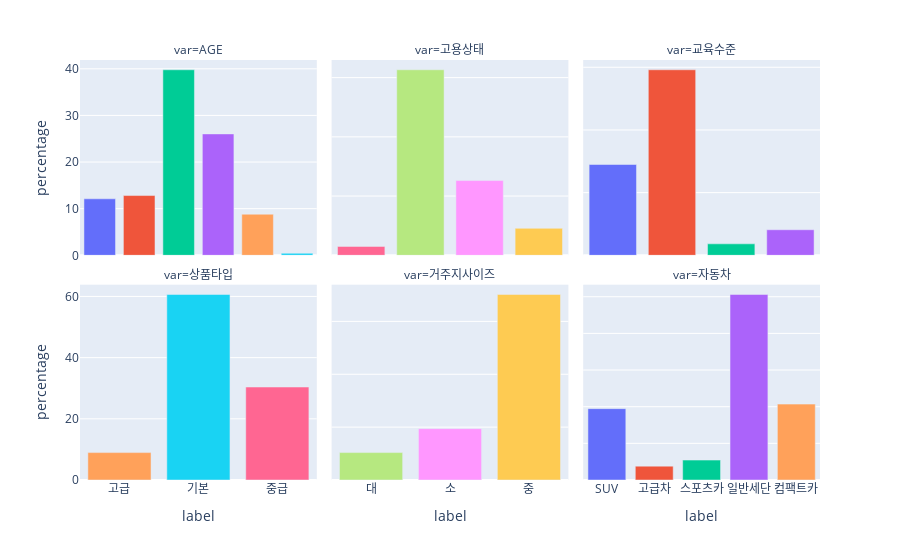

Notebook cell for this chart:
### Code cell
fig = total1.plot(x="label", y= "percentage", kind ="bar",
            backend = "plotly",color = "label",facet_col = "var",
            facet_col_wrap = 3, height = 600)

fig.update_xaxes(matches = None)
fig.update_yaxes(matches = None)
fig.update_layout(showlegend=False)

### Figure 1 — Plotly figure (JSON) as saved in the notebook; plotly's stock layout.template omitted (floating-point values rounded to 4 significant figures)
{"data": [{"alignmentgroup": "True", "hovertemplate": "label=%{x}<br>var=AGE<br>percentage=%{y}<extra></extra>", "legendgroup": "1", "marker": {"color": "#636efa", "pattern": {"shape": ""}}, "name": "1", "offsetgroup": "1", "orientation": "v", "showlegend": true, "textposition": "auto", "type": "bar", "x": [1], "xaxis": "x4", "y": [12.12], "yaxis": "y4"}, {"alignmentgroup": "True", "hovertemplate": "label=%{x}<br>var=AGE<br>percentage=%{y}<extra></extra>", "legendgroup": "2", "marker": {"color": "#EF553B", "pattern": {"shape": ""}}, "name": "2", "offsetgroup": "2", "orientation": "v", "showlegend": true, "textposition": "auto", "type": "bar", "x": [2], "xaxis": "x4", "y": [12.82], "yaxis": "y4"}, {"alignmentgroup": "True", "hovertemplate": "label=%{x}<br>var=AGE<br>percentage=%{y}<extra></extra>", "legendgroup": "3", "marker": {"color": "#00cc96", "pattern": {"shape": ""}}, "name": "3", "offsetgroup": "3", "orientation": "v", "showlegend": true, "textposition": "auto", "type": "bar", "x": [3], "xaxis": "x4", "y": [39.79], "yaxis": "y4"}, {"alignmentgroup": "True", "hovertemplate": "label=%{x}<br>var=AGE<br>percentage=%{y}<extra></extra>", "legendgroup": "4", "marker": {"color": "#ab63fa", "pattern": {"shape": ""}}, "name": "4", "offsetgroup": "4", "orientation": "v", "showlegend": true, "textposition": "auto", "type": "bar", "x": [4], "xaxis": "x4", "y": [26.03], "yaxis": "y4"}, {"alignmentgroup": "True", "hovertemplate": "label=%{x}<br>var=AGE<br>percentage=%{y}<extra></extra>", "legendgroup": "5", "marker": {"color": "#FFA15A", "pattern": {"shape": ""}}, "name": "5", "offsetgroup": "5", "orientation": "v", "showlegend": true, "textposition": "auto", "type": "bar", "x": [5], "xaxis": "x4", "y": [8.808], "yaxis": "y4"}, {"alignmentgroup": "True", "hovertemplate": "label=%{x}<br>var=AGE<br>percentage=%{y}<extra></extra>", "legendgroup": "6", "marker": {"color": "#19d3f3", "pattern": {"shape": ""}}, "name": "6", "offsetgroup": "6", "orientation": "v", "showlegend": true, "textposition": "auto", "type": "bar", "x": [6], "xaxis": "x4", "y": [0.4333], "yaxis": "y4"}, {"alignmentgroup": "True", "hovertemplate": "label=%{x}<br>var=고용상태<br>percentage=%{y}<extra></extra>", "legendgroup": "FALSE", "marker": {"color": "#FF6692", "pattern": {"shape": ""}}, "name": "FALSE", "offsetgroup": "FALSE", "orientation": "v", "showlegend": true, "textposition": "auto", "type": "bar", "x": ["FALSE"], "xaxis": "x5", "y": [3], "yaxis": "y5"}, {"alignmentgroup": "True", "hovertemplate": "label=%{x}<br>var=고용상태<br>percentage=%{y}<extra></extra>", "legendgroup": "고용", "marker": {"color": "#B6E880", "pattern": {"shape": ""}}, "name": "고용", "offsetgroup": "고용", "orientation": "v", "showlegend": true, "textposition": "auto", "type": "bar", "x": ["고용"], "xaxis": "x5", "y": [62.65], "yaxis": "y5"}, {"alignmentgroup": "True", "hovertemplate": "label=%{x}<br>var=고용상태<br>percentage=%{y}<extra></extra>", "legendgroup": "무직", "marker": {"color": "#FF97FF", "pattern": {"shape": ""}}, "name": "무직", "offsetgroup": "무직", "orientation": "v", "showlegend": true, "textposition": "auto", "type": "bar", "x": ["무직"], "xaxis": "x5", "y": [25.23], "yaxis": "y5"}, {"alignmentgroup": "True", "hovertemplate": "label=%{x}<br>var=고용상태<br>percentage=%{y}<extra></extra>", "legendgroup": "휴직", "marker": {"color": "#FECB52", "pattern": {"shape": ""}}, "name": "휴직", "offsetgroup": "휴직", "orientation": "v", "showlegend": true, "textposition": "auto", "type": "bar", "x": ["휴직"], "xaxis": "x5", "y": [9.117], "yaxis": "y5"}, {"alignmentgroup": "True", "hovertemplate": "label=%{x}<br>var=교육수준<br>percentage=%{y}<extra></extra>", "legendgroup": "고졸이하", "marker": {"color": "#636efa", "pattern": {"shape": ""}}, "name": "고졸이하", "offsetgroup": "고졸이하", "orientation": "v", "showlegend": true, "textposition": "auto", "type": "bar", "x": ["고졸이하"], "xaxis": "x6", "y": [28.98], "yaxis": "y6"}, {"alignmentgroup": "True", "hovertemplate": "label=%{x}<br>var=교육수준<br>percentage=%{y}<extra></extra>", "legendgroup": "대학졸업", "marker": {"color": "#EF553B", "pattern": {"shape": ""}}, "name": "대학졸업", "offsetgroup": "대학졸업", "orientation": "v", "showlegend": true, "textposition": "auto", "type": "bar", "x": ["대학졸업"], "xaxis": "x6", "y": [59.21], "yaxis": "y6"}, {"alignmentgroup": "True", "hovertemplate": "label=%{x}<br>var=교육수준<br>percentage=%{y}<extra></extra>", "legendgroup": "박사", "marker": {"color": "#00cc96", "pattern": {"shape": ""}}, "name": "박사", "offsetgroup": "박사", "orientation": "v", "showlegend": true, "textposition": "auto", "type": "bar", "x": ["박사"], "xaxis": "x6", "y": [3.658], "yaxis": "y6"}, {"alignmentgroup": "True", "hovertemplate": "label=%{x}<br>var=교육수준<br>percentage=%{y}<extra></extra>", "legendgroup": "석사", "marker": {"color": "#ab63fa", "pattern": {"shape": ""}}, "name": "석사", "offsetgroup": "석사", "orientation": "v", "showlegend": true, "textposition": "auto", "type": "bar", "x": ["석사"], "xaxis": "x6", "y": [8.158], "yaxis": "y6"}, {"alignmentgroup": "True", "hovertemplate": "label=%{x}<br>var=상품타입<br>percentage=%{y}<extra></extra>", "legendgroup": "고급", "marker": {"color": "#FFA15A", "pattern": {"shape": ""}}, "name": "고급", "offsetgroup": "고급", "orientation": "v", "showlegend": true, "textposition": "auto", "type": "bar", "x": ["고급"], "xaxis": "x", "y": [8.958], "yaxis": "y"}, {"alignmentgroup": "True", "hovertemplate": "label=%{x}<br>var=상품타입<br>percentage=%{y}<extra></extra>", "legendgroup": "기본", "marker": {"color": "#19d3f3", "pattern": {"shape": ""}}, "name": "기본", "offsetgroup": "기본", "orientation": "v", "showlegend": true, "textposition": "auto", "type": "bar", "x": ["기본"], "xaxis": "x", "y": [60.65], "yaxis": "y"}, {"alignmentgroup": "True", "hovertemplate": "label=%{x}<br>var=상품타입<br>percentage=%{y}<extra></extra>", "legendgroup": "중급", "marker": {"color": "#FF6692", "pattern": {"shape": ""}}, "name": "중급", "offsetgroup": "중급", "orientation": "v", "showlegend": true, "textposition": "auto", "type": "bar", "x": ["중급"], "xaxis": "x", "y": [30.39], "yaxis": "y"}, {"alignmentgroup": "True", "hovertemplate": "label=%{x}<br>var=거주지사이즈<br>percentage=%{y}<extra></extra>", "legendgroup": "대", "marker": {"color": "#B6E880", "pattern": {"shape": ""}}, "name": "대", "offsetgroup": "대", "orientation": "v", "showlegend": true, "textposition": "auto", "type": "bar", "x": ["대"], "xaxis": "x2", "y": [10.38], "yaxis": "y2"}, {"alignmentgroup": "True", "hovertemplate": "label=%{x}<br>var=거주지사이즈<br>percentage=%{y}<extra></extra>", "legendgroup": "소", "marker": {"color": "#FF97FF", "pattern": {"shape": ""}}, "name": "소", "offsetgroup": "소", "orientation": "v", "showlegend": true, "textposition": "auto", "type": "bar", "x": ["소"], "xaxis": "x2", "y": [19.43], "yaxis": "y2"}, {"alignmentgroup": "True", "hovertemplate": "label=%{x}<br>var=거주지사이즈<br>percentage=%{y}<extra></extra>", "legendgroup": "중", "marker": {"color": "#FECB52", "pattern": {"shape": ""}}, "name": "중", "offsetgroup": "중", "orientation": "v", "showlegend": true, "textposition": "auto", "type": "bar", "x": ["중"], "xaxis": "x2", "y": [70.19], "yaxis": "y2"}, {"alignmentgroup": "True", "hovertemplate": "label=%{x}<br>var=자동차<br>percentage=%{y}<extra></extra>", "legendgroup": "SUV", "marker": {"color": "#636efa", "pattern": {"shape": ""}}, "name": "SUV", "offsetgroup": "SUV", "orientation": "v", "showlegend": true, "textposition": "auto", "type": "bar", "x": ["SUV"], "xaxis": "x3", "y": [19.47], "yaxis": "y3"}, {"alignmentgroup": "True", "hovertemplate": "label=%{x}<br>var=자동차<br>percentage=%{y}<extra></extra>", "legendgroup": "고급차", "marker": {"color": "#EF553B", "pattern": {"shape": ""}}, "name": "고급차", "offsetgroup": "고급차", "orientation": "v", "showlegend": true, "textposition": "auto", "type": "bar", "x": ["고급차"], "xaxis": "x3", "y": [3.783], "yaxis": "y3"}, {"alignmentgroup": "True", "hovertemplate": "label=%{x}<br>var=자동차<br>percentage=%{y}<extra></extra>", "legendgroup": "스포츠카", "marker": {"color": "#00cc96", "pattern": {"shape": ""}}, "name": "스포츠카", "offsetgroup": "스포츠카", "orientation": "v", "showlegend": true, "textposition": "auto", "type": "bar", "x": ["스포츠카"], "xaxis": "x3", "y": [5.433], "yaxis": "y3"}, {"alignmentgroup": "True", "hovertemplate": "label=%{x}<br>var=자동차<br>percentage=%{y}<extra></extra>", "legendgroup": "일반세단", "marker": {"color": "#ab63fa", "pattern": {"shape": ""}}, "name": "일반세단", "offsetgroup": "일반세단", "orientation": "v", "showlegend": true, "textposition": "auto", "type": "bar", "x": ["일반세단"], "xaxis": "x3", "y": [50.62], "yaxis": "y3"}, {"alignmentgroup": "True", "hovertemplate": "label=%{x}<br>var=자동차<br>percentage=%{y}<extra></extra>", "legendgroup": "컴팩트카", "marker": {"color": "#FFA15A", "pattern": {"shape": ""}}, "name": "컴팩트카", "offsetgroup": "컴팩트카", "orientation": "v", "showlegend": true, "textposition": "auto", "type": "bar", "x": ["컴팩트카"], "xaxis": "x3", "y": [20.7], "yaxis": "y3"}], "layout": {"annotations": [{"font": {}, "showarrow": false, "text": "var=상품타입", "x": 0.16, "xanchor": "center", "xref": "paper", "y": 0.465, "yanchor": "bottom", "yref": "paper"}, {"font": {}, "showarrow": false, "text": "var=거주지사이즈", "x": 0.5, "xanchor": "center", "xref": "paper", "y": 0.465, "yanchor": "bottom", "yref": "paper"}, {"font": {}, "showarrow": false, "text": "var=자동차", "x": 0.84, "xanchor": "center", "xref": "paper", "y": 0.465, "yanchor": "bottom", "yref": "paper"}, {"font": {}, "showarrow": false, "text": "var=AGE", "x": 0.16, "xanchor": "center", "xref": "paper", "y": 1.0, "yanchor": "bottom", "yref": "paper"}, {"font": {}, "showarrow": false, "text": "var=고용상태", "x": 0.5, "xanchor": "center", "xref": "paper", "y": 1.0, "yanchor": "bottom", "yref": "paper"}, {"font": {}, "showarrow": false, "text": "var=교육수준", "x": 0.84, "xanchor": "center", "xref": "paper", "y": 1.0, "yanchor": "bottom", "yref": "paper"}], "autosize": true, "barmode": "relative", "legend": {"title": {"text": "label"}, "tracegroupgap": 0}, "margin": {"t": 60}, "showlegend": false, "xaxis": {"anchor": "y", "autorange": true, "categoryarray": [1, 2, 3, 4, 5, 6, "FALSE", "고용", "무직", "휴직", "고졸이하", "대학졸업", "박사", "석사", "고급", "기본", "중급", "대", "소", "중", "SUV", "고급차", "스포츠카", "일반세단", "컴팩트카"], "categoryorder": "array", "domain": [0, 0.32], "range": [13.5, 16.5], "title": {"text": "label"}, "type": "category"}, "xaxis2": {"anchor": "y2", "autorange": true, "categoryarray": [1, 2, 3, 4, 5, 6, "FALSE", "고용", "무직", "휴직", "고졸이하", "대학졸업", "박사", "석사", "고급", "기본", "중급", "대", "소", "중", "SUV", "고급차", "스포츠카", "일반세단", "컴팩트카"], "categoryorder": "array", "domain": [0.34, 0.66], "range": [16.5, 19.5], "title": {"text": "label"}, "type": "category"}, "xaxis3": {"anchor": "y3", "autorange": true, "categoryarray": [1, 2, 3, 4, 5, 6, "FALSE", "고용", "무직", "휴직", "고졸이하", "대학졸업", "박사", "석사", "고급", "기본", "중급", "대", "소", "중", "SUV", "고급차", "스포츠카", "일반세단", "컴팩트카"], "categoryorder": "array", "domain": [0.68, 1.0], "range": [19.5, 24.5], "title": {"text": "label"}, "type": "category"}, "xaxis4": {"anchor": "y4", "autorange": true, "domain": [0, 0.32], "range": [0.5, 6.5], "showticklabels": false, "type": "linear"}, "xaxis5": {"anchor": "y5", "autorange": true, "domain": [0.34, 0.66], "range": [-0.5, 3.5], "showticklabels": false, "type": "category"}, "xaxis6": {"anchor": "y6", "autorange": true, "domain": [0.68, 1.0], "range": [-0.5, 3.5], "showticklabels": false, "type": "category"}, "yaxis": {"anchor": "x", "autorange": true, "domain": [0, 0.465], "range": [0, 63.84], "title": {"text": "percentage"}, "type": "linear"}, "yaxis2": {"anchor": "x2", "autorange": true, "domain": [0, 0.465], "range": [0, 73.89], "showticklabels": false, "type": "linear"}, "yaxis3": {"anchor": "x3", "autorange": true, "domain": [0, 0.465], "range": [0, 53.28], "showticklabels": false, "type": "linear"}, "yaxis4": {"anchor": "x4", "autorange": true, "domain": [0.535, 1.0], "range": [0, 41.89], "title": {"text": "percentage"}, "type": "linear"}, "yaxis5": {"anchor": "x5", "autorange": true, "domain": [0.535, 1.0], "range": [0, 65.95], "showticklabels": false, "type": "linear"}, "yaxis6": {"anchor": "x6", "autorange": true, "domain": [0.535, 1.0], "range": [0, 62.32], "showticklabels": false, "type": "linear"}}}
